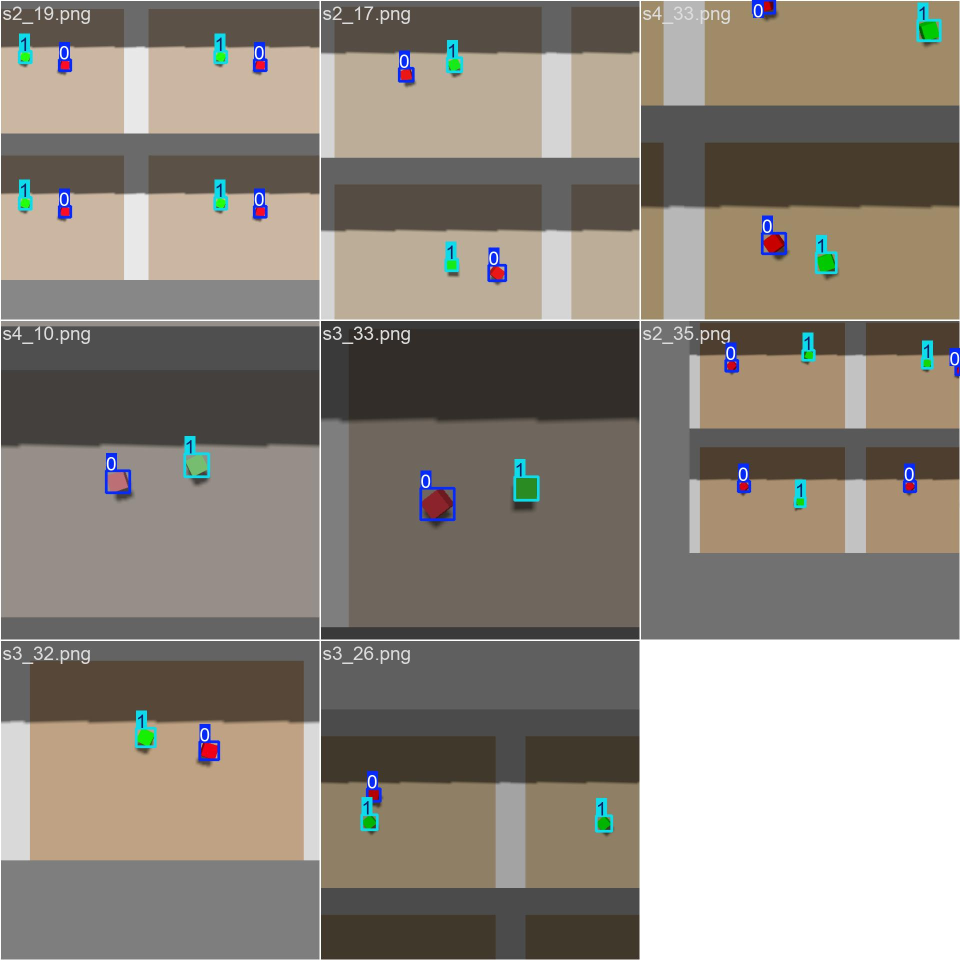
#> input picture runs/detect/runs/cubes-2/train_batch0.jpg, 1920 x 1920 px (shown at 1/2 size)
$ python pixel_to_world.py ../../../runs/detect/runs/cubes-2/train_batch0.jpg
#> lines starting #> are read from the running program, lines starting #| are printed output that depends on the picture; after the words box and inside, x2 and y2 are one past the last pixel; in counts of white or black regions, pixels touching at a corner belong together
### src/pickplace_perception/pickplace_perception/color_detector.py
import sys
import cv2
import numpy as np


def detect(bgr):
    """Find red and green objects. Returns {name: (cx, cy, area)} in pixels."""
    hsv = cv2.cvtColor(bgr, cv2.COLOR_BGR2HSV)
    masks = {
        'red': cv2.inRange(hsv, (0, 120, 70), (10, 255, 255))
               | cv2.inRange(hsv, (170, 120, 70), (180, 255, 255)),
        'green': cv2.inRange(hsv, (40, 120, 70), (80, 255, 255)),
    }
    found = {}
    for name, mask in masks.items():
        mask = cv2.morphologyEx(mask, cv2.MORPH_OPEN, np.ones((3, 3), np.uint8))
        contours, _ = cv2.findContours(
            mask, cv2.RETR_EXTERNAL, cv2.CHAIN_APPROX_SIMPLE)
        if not contours:
            continue
        c = max(contours, key=cv2.contourArea)
        area = cv2.contourArea(c)
        if area < 50:
            continue
        m = cv2.moments(c)
        found[name] = (m['m10'] / m['m00'], m['m01'] / m['m00'], area)
    return found


# [7 lines left out: function draw, not called in this run]


def main():
    """ROS node entry point (added in the next step)."""
    print('ROS node not written yet. Use: python3 color_detector.py frame.png')


# [12 lines that do not run on import are left out]

### src/pickplace_perception/pickplace_perception/pixel_to_world.py
import math

# Camera pose in the world (from scene.launch.py): straight down, 1.0 m up
CAM_X, CAM_Y, CAM_Z = 0.55, 0.0, 1.0
W, H = 640, 480
HFOV = 1.047  # from overhead_camera.sdf (radians)

# Intrinsics derived from the field of view (square pixels)
FX = (W / 2) / math.tan(HFOV / 2)
FY = FX
CX, CY = W / 2, H / 2


def pixel_to_world(u, v, depth):
    """Pixel + depth (m, distance along camera axis) -> world (x, y, z)."""
    # Point in the camera frame (x right, y down, z forward)
    xc = (u - CX) * depth / FX
    yc = (v - CY) * depth / FY
    # Camera looks straight down: image-right -> world -y, image-down -> world -x
    wx = CAM_X - yc
    wy = CAM_Y - xc
    wz = CAM_Z - depth
    return wx, wy, wz


if __name__ == '__main__':
    import sys
    from color_detector import detect
    import cv2
    img = cv2.imread(sys.argv[1])
#> img is the input picture: shape (1920, 1920, 3); mean B, G, R 125.7, 135.2, 142.6
    found = detect(img)
#> in detect, `hsv = cv2.cvtColor(bgr, cv2.COLOR_BGR2HSV)`: hsv: shape (1920, 1920, 3); mean H, S, V 13.4, 39.8, 145.4
#> the loop in detect, `for name, mask in masks.items():` made 2 passes
#> (name, area) on passes 1 to 2: ('red', 2178), ('green', 1667.5)
#> pass 1, in detect, `mask = cv2.morphologyEx(mask, cv2.MORPH_OPEN, np.ones((3, 3), np.uint8))`:
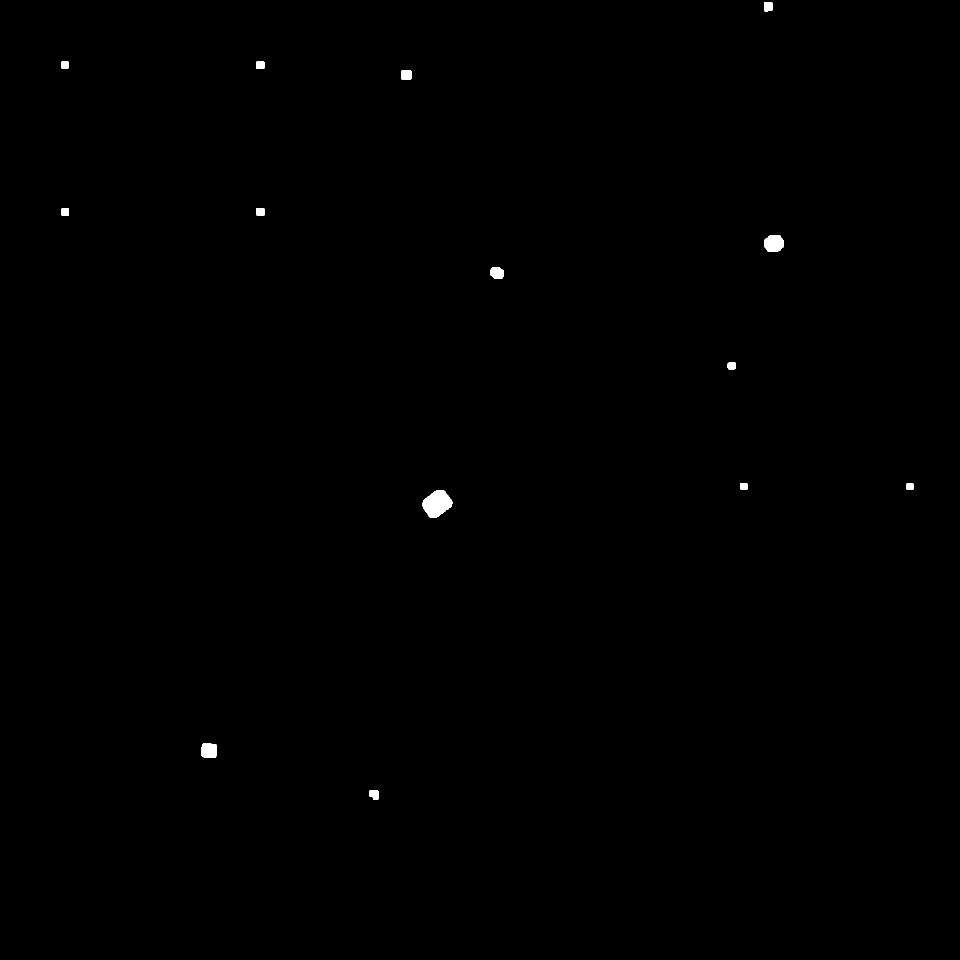
#> mask: shape (1920, 1920) (shown at 1/2 size); 0.2% white; 14 white regions, largest, box (x1, y1, x2, y2) and area: (845, 981, 905, 1035) 2257, (1528, 470, 1568, 504) 1123, (403, 1487, 434, 1516) 845
#> pass 2, in detect, `mask = cv2.morphologyEx(mask, cv2.MORPH_OPEN, np.ones((3, 3), np.uint8))`:
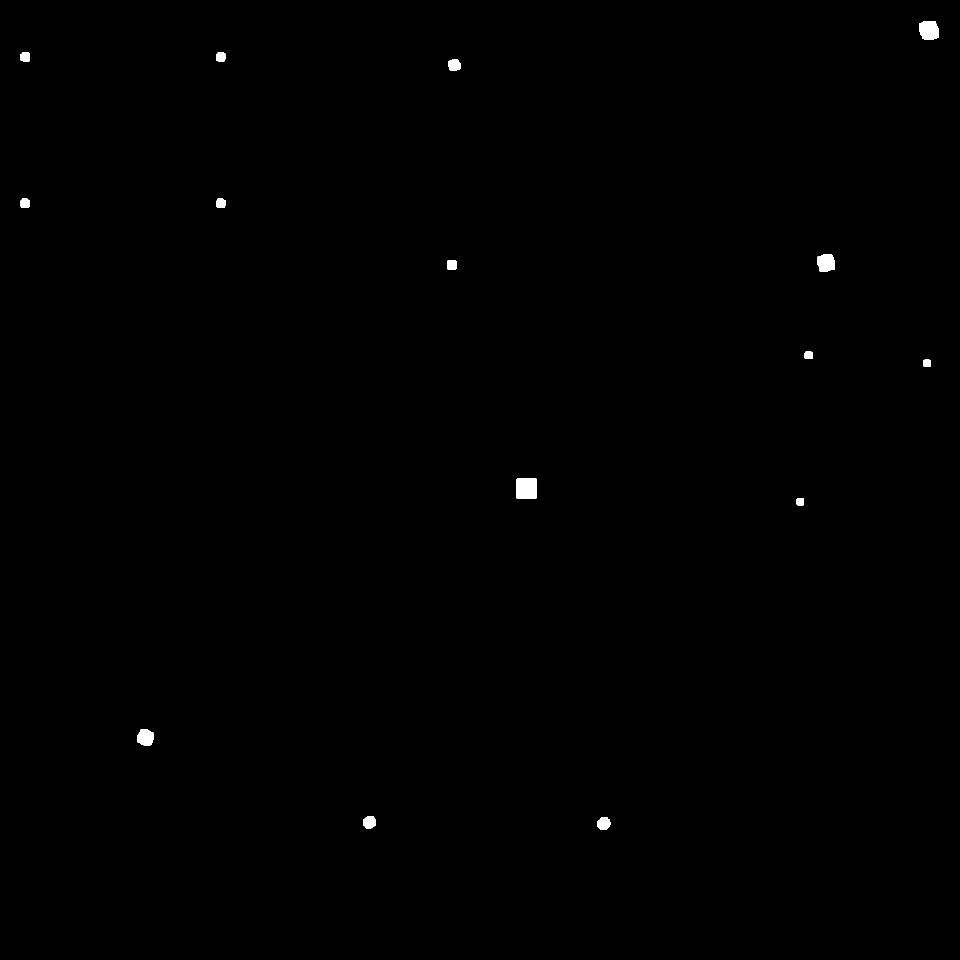
#> mask: shape (1920, 1920) (shown at 1/2 size); 0.24% white; 15 white regions, largest, box (x1, y1, x2, y2) and area: (1032, 956, 1074, 998) 1746, (1838, 43, 1878, 79) 1268, (1635, 508, 1670, 543) 1059
#> after the loop in detect, `for name, mask in masks.items():`: found = {'red': (873.6, 1007.1, 2178), 'green': (1052.6, 976.5, 1667.5)}
    for name, (u, v, area) in found.items():
        # Cube top is at 0.065 m, so its depth from the camera is 1.0 - 0.065
        x, y, z = pixel_to_world(u, v, 0.935)
        print('%s: pixel (%.0f, %.0f) -> world x=%.3f y=%.3f z=%.3f'
              % (name, u, v, x, y, z))
#> this loop made 2 passes
#> (name, u, v, area, xc in pixel_to_world, yc in pixel_to_world, wx in pixel_to_world, wy in pixel_to_world) on passes 1 to 2: ('red', 873.6, 1007.1, 2178, 0.934, 1.29, -0.744, -0.934), ('green', 1052.6, 976.5, 1667.5, 1.24, 1.24, -0.692, -1.24)
#| red: pixel (874, 1007) -> world x=-0.744 y=-0.934 z=0.065
#| green: pixel (1053, 976) -> world x=-0.692 y=-1.236 z=0.065
